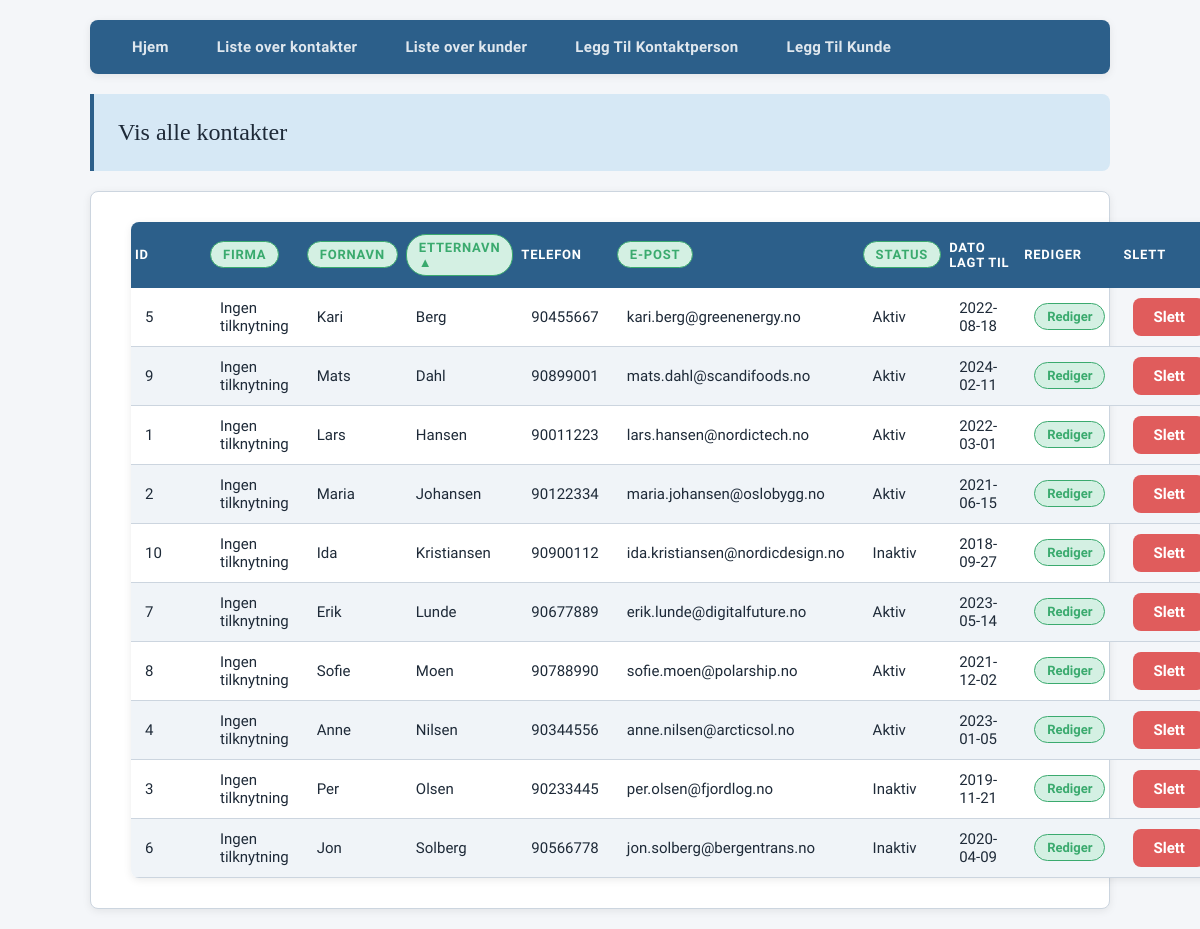
Page /frontend/les_kontakt.php on the committed database.
### tables this page shows
CREATE TABLE IF NOT EXISTS kontaktperson (
  idkontaktperson INT NOT NULL AUTO_INCREMENT,
  firma_idfirma INT NOT NULL,
  kontaktpersonStatus ENUM('Aktiv','Inaktiv') NOT NULL,
  kontaktpersonEtternavn VARCHAR(128),
  kontaktpersonFornavn VARCHAR(64),
  kontaktpersonTlf VARCHAR(15),
  kontaktpersonEpost VARCHAR(128),
  kontaktpersonDatoLagtTil DATE,
  PRIMARY KEY (idkontaktperson),
  INDEX fk_kontaktperson_firma_idx (firma_idfirma),
  CONSTRAINT fk_kontaktperson_firma
    FOREIGN KEY (firma_idfirma)
    REFERENCES firma(idfirma)
);

### frontend/les_kontakt.php (the view, shortened to what this page needs)
<?php
include "connect.php";
$tillatteSorteringer = ['kontaktpersonFornavn', 'kontaktpersonEtternavn', 'kontaktpersonEpost', 'kontaktpersonStatus', 'firmaNavn'];
$sorterPa    = isset($_GET['sorter']) && in_array($_GET['sorter'], $tillatteSorteringer) ? $_GET['sorter'] : 'kontaktpersonEtternavn';
$retning     = isset($_GET['retning']) && $_GET['retning'] === 'DESC' ? 'DESC' : 'ASC';
$nestRetning = $retning === 'ASC' ? 'DESC' : 'ASC';
$sql = "
SELECT kontaktperson.*, firma.firmaNavn
FROM kontaktperson
LEFT JOIN firma
ON kontaktperson.firma_idfirma = firma.idfirma
ORDER BY $sorterPa $retning
";
$stmt = $pdo->prepare($sql);
$stmt->execute();
$kontakter = $stmt->fetchAll(PDO::FETCH_ASSOC);
function sorteringslenke($kolonne, $label, $aktivKolonne, $aktivRetning, $nestRetning) {
    $erAktiv = $kolonne === $aktivKolonne;
    $pil = $erAktiv ? ($aktivRetning === 'ASC' ? ' ▲' : ' ▼') : '';
    $r = $erAktiv ? $nestRetning : 'ASC';
    return "<a class='sorter-lenke" . ($erAktiv ? ' aktiv' : '') . "' href='?sorter=$kolonne&retning=$r'>$label$pil</a>";
}
?>
<!DOCTYPE html>
<html lang="no">
<head>
    <link rel="stylesheet" href="../frontend/style.css" type="text/css">
</head>
<body>
<?php include "meny.php"; ?>
    <header>
        <p>Vis alle kontakter</p>
    </header>
    <main>
        <table>
            <thead>
                <tr>
                    <th>ID</th>
                    <th><?php echo sorteringslenke('firmaNavn', 'Firma', $sorterPa, $retning, $nestRetning); ?></th>
                    <th><?php echo sorteringslenke('kontaktpersonFornavn',  'Fornavn',   $sorterPa, $retning, $nestRetning); ?></th>
                    <th><?php echo sorteringslenke('kontaktpersonEtternavn','Etternavn', $sorterPa, $retning, $nestRetning); ?></th>
                    <th>Telefon</th>
                    <th><?php echo sorteringslenke('kontaktpersonEpost',    'E-post',    $sorterPa, $retning, $nestRetning); ?></th>
                    <th><?php echo sorteringslenke('kontaktpersonStatus',   'Status',    $sorterPa, $retning, $nestRetning); ?></th>
                    <th>Dato lagt til</th>
                    <th>Rediger</th>
                    <th>Slett</th>
                </tr>
            </thead>
            <tbody>
                <?php foreach ($kontakter as $kontakt): ?>
                <tr>
                    <td><?php echo htmlspecialchars($kontakt['idkontaktperson']); ?></td>
                    <td><?php echo htmlspecialchars($kontakt['firmaNavn'] ?? 'Ingen tilknytning'); ?></td>
                    <td><?php echo htmlspecialchars($kontakt['kontaktpersonFornavn']); ?></td>
                    <td><?php echo htmlspecialchars($kontakt['kontaktpersonEtternavn']); ?></td>
                    <td><?php echo htmlspecialchars($kontakt['kontaktpersonTlf']); ?></td>
                    <td><?php echo htmlspecialchars($kontakt['kontaktpersonEpost']); ?></td>
                    <td><?php echo htmlspecialchars($kontakt['kontaktpersonStatus']); ?></td>
                    <td><?php echo htmlspecialchars($kontakt['kontaktpersonDatoLagtTil']); ?></td>
                    <td><a href="..\backend\contact_update.php?idkontaktperson=<?php echo htmlspecialchars($kontakt['idkontaktperson']); ?>">Rediger</a></td>
                    <td><a id="slett" href="../backend/contact_delete.php?idkontaktperson=<?php echo htmlspecialchars($kontakt['idkontaktperson']); ?>">Slett</a></td>
                </tr>
                <?php endforeach; ?>
            </tbody>
        </table>
    </main>
</body>
</html>

### frontend/meny.php
<nav>
        <ul>
            <li><a href="../index.php">Hjem</a></li>
            <li><a href="../frontend/les_kontakt.php">Liste over kontakter</a></li>
            <li><a href="../frontend/les_custumer.php">Liste over kunder</a></li>
            <li><a href="../backend/contact_create.php">Legg Til Kontaktperson</a></li>
            <li><a href="../backend/customer_create.php">Legg Til Kunde</a></li>
        </ul>
</nav>

### frontend/style.css (style rules this page uses)
:root { --primary: #2c5f8a; --primary-light: #d6e8f5; --accent: #3aaa6e; --accent-light: #d4f0e3; --danger: #e05c5c; --danger-light: #fde8e8; --bg: #f4f6f9; --surface: #ffffff; --border: #ccd5df; --text: #1e2a38; --text-muted: #5a6a7a; --nav-bg: var(--primary); --radius: 8px; --shadow: 0 2px 8px rgba(0,0,0,0.08); }
* { margin: 0; padding: 0; box-sizing: border-box; }
body { font-family: 'Source Sans 3', sans-serif; font-size: 16px; color: var(--text); background-color: var(--bg); margin: auto; margin-top: 20px; width: 85%; max-width: 1100px; }
nav { width: 100%; background-color: var(--nav-bg); border-radius: var(--radius); box-shadow: var(--shadow); padding: 0 20px; height: auto; }
ul { margin: 0; padding: 0; display: flex; gap: 4px; }
ul li { list-style: none; display: inline-block; width: auto; border: none; line-height: normal; }
ul li a { display: block; text-align: center; text-decoration: none; font-family: 'Source Sans 3', sans-serif; font-size: 15px; font-weight: 600; color: rgba(255,255,255,0.85); padding: 18px 22px; border-radius: var(--radius); transition: background 0.2s, color 0.2s; letter-spacing: 0.02em; }
main { background-color: var(--surface); border: 1px solid var(--border); border-radius: var(--radius); box-shadow: var(--shadow); margin: 20px 0; padding: 30px 40px; }
p { margin: 20px 0; color: var(--text); background-color: var(--primary-light); font-size: 17px; line-height: 1.7; padding: 18px 24px; border-left: 4px solid var(--primary); border-radius: 0 var(--radius) var(--radius) 0; }
table { width: 100%; border-collapse: collapse; border-radius: var(--radius); overflow: hidden; box-shadow: var(--shadow); }
th { background-color: var(--primary); color: #fff; font-size: 13px; font-weight: 600; letter-spacing: 0.06em; text-transform: uppercase; padding: 12px 4px; text-align: left; }
td { border-bottom: 1px solid var(--border); text-align: left; padding: 10px 14px; min-width: 75px; font-size: 15px; color: var(--text); }
tr:nth-child(even) td { background-color: #f0f4f8; }
table a { display: inline-block; text-decoration: none; font-size: 13px; font-family: 'Source Sans 3', sans-serif; font-weight: 600; color: var(--accent); padding: 5px 12px; background-color: var(--accent-light); border: 1.5px solid var(--accent); border-radius: 20px; transition: background 0.2s, color 0.2s; }
#slett { font-family: 'Source Sans 3', sans-serif; font-size: 15px; font-weight: 600; background-color: var(--danger); color: #fff; border: none; border-radius: var(--radius); padding: 10px 20px; cursor: pointer; transition: background 0.2s; }
header p { font-family: 'Playfair Display', serif; font-size: 24px; }

### rows in the picture
kontaktperson: idkontaktperson "5", firmaNavn "Ingen tilknytning", kontaktpersonFornavn "Kari", kontaktpersonEtternavn "Berg", kontaktpersonTlf "90455667", kontaktpersonEpost "kari.berg@greenenergy.no", kontaktpersonStatus "Aktiv", kontaktpersonDatoLagtTil "2022-08-18"
kontaktperson: idkontaktperson "9", firmaNavn "Ingen tilknytning", kontaktpersonFornavn "Mats", kontaktpersonEtternavn "Dahl", kontaktpersonTlf "90899001", kontaktpersonEpost "mats.dahl@scandifoods.no", kontaktpersonStatus "Aktiv", kontaktpersonDatoLagtTil "2024-02-11"
kontaktperson: idkontaktperson "1", firmaNavn "Ingen tilknytning", kontaktpersonFornavn "Lars", kontaktpersonEtternavn "Hansen", kontaktpersonTlf "90011223", kontaktpersonEpost "lars.hansen@nordictech.no", kontaktpersonStatus "Aktiv", kontaktpersonDatoLagtTil "2022-03-01"
kontaktperson: idkontaktperson "2", firmaNavn "Ingen tilknytning", kontaktpersonFornavn "Maria", kontaktpersonEtternavn "Johansen", kontaktpersonTlf "90122334", kontaktpersonEpost "maria.johansen@oslobygg.no", kontaktpersonStatus "Aktiv", kontaktpersonDatoLagtTil "2021-06-15"
kontaktperson: idkontaktperson "10", firmaNavn "Ingen tilknytning", kontaktpersonFornavn "Ida", kontaktpersonEtternavn "Kristiansen", kontaktpersonTlf "90900112", kontaktpersonEpost "ida.kristiansen@nordicdesign.no", kontaktpersonStatus "Inaktiv", kontaktpersonDatoLagtTil "2018-09-27"
kontaktperson: idkontaktperson "7", firmaNavn "Ingen tilknytning", kontaktpersonFornavn "Erik", kontaktpersonEtternavn "Lunde", kontaktpersonTlf "90677889", kontaktpersonEpost "erik.lunde@digitalfuture.no", kontaktpersonStatus "Aktiv", kontaktpersonDatoLagtTil "2023-05-14"
kontaktperson: idkontaktperson "8", firmaNavn "Ingen tilknytning", kontaktpersonFornavn "Sofie", kontaktpersonEtternavn "Moen", kontaktpersonTlf "90788990", kontaktpersonEpost "sofie.moen@polarship.no", kontaktpersonStatus "Aktiv", kontaktpersonDatoLagtTil "2021-12-02"
kontaktperson: idkontaktperson "4", firmaNavn "Ingen tilknytning", kontaktpersonFornavn "Anne", kontaktpersonEtternavn "Nilsen", kontaktpersonTlf "90344556", kontaktpersonEpost "anne.nilsen@arcticsol.no", kontaktpersonStatus "Aktiv", kontaktpersonDatoLagtTil "2023-01-05"
kontaktperson: idkontaktperson "3", firmaNavn "Ingen tilknytning", kontaktpersonFornavn "Per", kontaktpersonEtternavn "Olsen", kontaktpersonTlf "90233445", kontaktpersonEpost "per.olsen@fjordlog.no", kontaktpersonStatus "Inaktiv", kontaktpersonDatoLagtTil "2019-11-21"
kontaktperson: idkontaktperson "6", firmaNavn "Ingen tilknytning", kontaktpersonFornavn "Jon", kontaktpersonEtternavn "Solberg", kontaktpersonTlf "90566778", kontaktpersonEpost "jon.solberg@bergentrans.no", kontaktpersonStatus "Inaktiv", kontaktpersonDatoLagtTil "2020-04-09"

### other values in the picture
$label "FIRMA FORNAVN ETTERNAVN E-POST STATUS"
$pil "▲"
